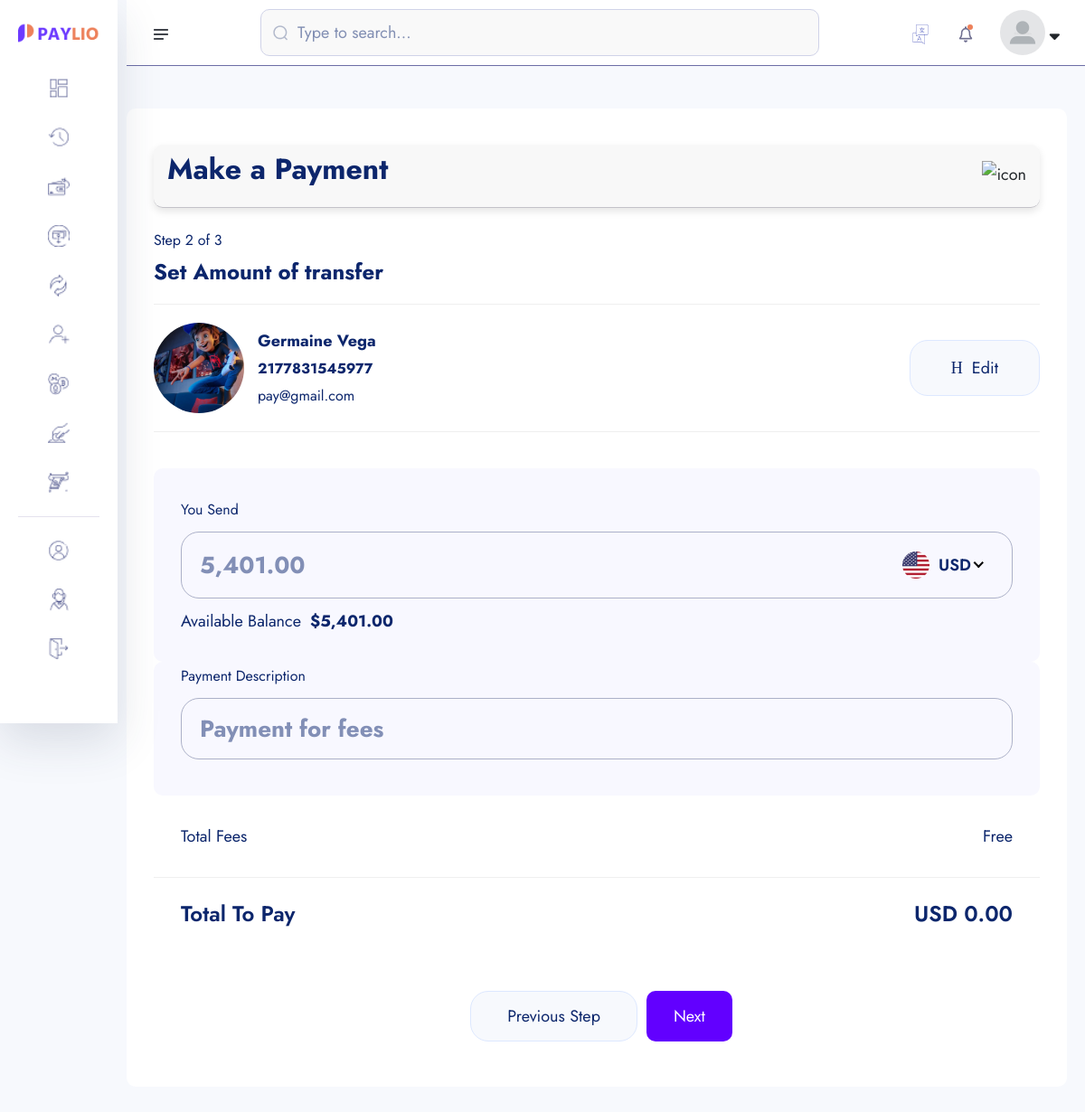
Page /amount-transfer/2177831545977/ (signed in) on the committed database.
### account/models.py (models this page shows, shortened)
class Account(models.Model):
    id = models.UUIDField(primary_key=True, unique=True, default=uuid.uuid4, editable=False)
    user =  models.OneToOneField(User, on_delete=models.CASCADE)
    account_balance = models.DecimalField(max_digits=12, decimal_places=2, default=0.00)
    account_number = ShortUUIDField(unique=True,length=10, max_length=25, prefix="217", alphabet="1234567890")
    account_id = ShortUUIDField(unique=True,length=7, max_length=25, prefix="DEX", alphabet="1234567890")
    pin_number = ShortUUIDField(unique=True,length=4, max_length=7, alphabet="1234567890") #2737
    red_code = ShortUUIDField(unique=True,length=10, max_length=20, alphabet="abcdefgh1234567890")
    account_status = models.CharField(max_length=100, choices=ACCOUNT_STATUS, default="in-active")
    date = models.DateTimeField(auto_now_add=True)
    kyc_submitted = models.BooleanField(default=False)
    kyc_confirmed = models.BooleanField(default=False)
    recommended_by = models.ForeignKey(User, on_delete=models.DO_NOTHING, blank=True, null=True, related_name="recommended_by")
    review = models.CharField(max_length=100, null=True, blank=True, default="Review")
    class Meta:
        ordering = ['-date']

class KYC(models.Model):
    id = models.UUIDField(primary_key=True, unique=True, default=uuid.uuid4, editable=False)
    user =  models.OneToOneField(User, on_delete=models.CASCADE)
    account =  models.OneToOneField(Account, on_delete=models.CASCADE, null=True, blank=True)
    full_name = models.CharField(max_length=1000)
    image = models.ImageField(upload_to="kyc", default="default.jpg")
    marrital_status = models.CharField(choices=MARITAL_STATUS, max_length=40)
    gender = models.CharField(choices=GENDER, max_length=40)
    identity_type = models.CharField(choices=IDENTITY_TYPE, max_length=140)
    identity_image = models.ImageField(upload_to="kyc", null=True, blank=True)
    date_of_birth = models.DateTimeField(auto_now_add=False)
    signature = models.ImageField(upload_to="kyc")
    country = models.CharField(max_length=100)
    state = models.CharField(max_length=100)
    city = models.CharField(max_length=100)
    mobile = models.CharField(max_length=1000)
    fax = models.CharField(max_length=1000)
    date = models.DateTimeField(auto_now_add=True)
    class Meta:
        ordering = ['-date']

### userauths/models.py (models this page shows, shortened)
class User(AbstractUser):
    username = models.CharField(max_length=255)
    email = models.EmailField(unique=True)
    is_staff = models.BooleanField(default=False)
    is_superuser = models.BooleanField(default=False)
    USERNAME_FIELD = "email"
    REQUIRED_FIELDS = ['username']

### core/transfer.py (the view)
# urls.py: path('amount-transfer/<account_number>/', transfer.amount_transfer, name='amount-transfer'),
def amount_transfer(request, account_number):
    try:
        account = Account.objects.get(account_number=account_number)
    except:
        messages.warning(request, "Account dosen't exist")
        return redirect("core:search-account")
    context = {
        "account": account,
    }
    return render(request, "transfer/amount_transfer.html", context)

### core/templates/transfer/amount_transfer.html (shortened to what this page needs)
{% extends "auth_base.html" %}
{% load static %}
{% load humanize %}
{% block content %}
    <section class="dashboard-section body-collapse pay step step-2">
        <div class="overlay pt-120">
            <div class="container-fruid">
                <div class="main-content">
                    <div class="head-area d-flex align-items-center justify-content-between">
                        <h4>Make a Payment</h4>
                        <div class="icon-area">
                            <img src="{% static 'assets1/images/icon/support-icon.png' %}" alt="icon">
                        </div>
                    </div>
                    <div class="choose-recipient">
                        <div class="step-area">
                            <span class="mdr">Step 2 of 3</span>
                            <h5>Set Amount of transfer</h5>
                        </div>
                        <div class="user-select">
                            <div class="single-user">
                                <div class="left d-flex align-items-center">
                                    <div class="img-area">
                                    <img src="{{ account.user.kyc.image.url }}" style="width: 100px; height: 100px; border-radius: 50%; object-fit: cover;"  alt="image">
                                </div>
                                <div class="text-area">
                                    <p>{{ account.user.kyc.full_name|title }}</p>
                                    <span class="mdr"><b>{{ account.account_number }}</b></span> <br>
                                    <span class="mdr">{{ account.user.email }}</span>
                                </div>
                                </div>
                                <div class="right">
                                    <a href="{% url 'core:search-account' %}">
                                        <i class="icon-h-edit"></i>
                                        Edit
                                    </a>
                                </div>
                            </div>
                        </div>
                    </div>
                    <form action="{% url 'core:amount-transfer-process' account.account_number %}" method="POST">
                        <div class="send-banance">
                            <span class="mdr">You Send</span>
                            <div class="input-area">
                                <input class="xxlr" onkeyup="CalculateBalance()" placeholder="{{ request.user.account.account_balance|intcomma }}" type="number" name='amount_send' id="amount_send">
                            </div>
                            <p>Available Balance<b>${{ request.user.account.account_balance|intcomma }}</b></p>
                        </div>
                        <div class="send-banance pt-0 mt-0">
                            <span class="mdr">Payment Description</span>
                            <div class="input-area">
                                <input class="xxlr" onkeyup="CalculateBalance()" placeholder="Payment for fees" type="text" name="description">
                            </div>
                        </div>
                        <ul class="total-fees">
                            <li>Total Fees</li>
                            <li>Free</li>
                        </ul>
                        <ul class="total-fees pay">
                            <li>
                                <h5>Total To Pay</h5>
                            </li>
                            <li>
                                <h5 id="total-to-pay">USD 0.00</h5>
                            </li>
                        </ul>
                        <div class="footer-area mt-40">
                            <a href="pay-step-1.html">Previous Step</a>
                            <button type="submit" style="padding: 10px 30px; border-radius: 10px; background: rgb(98, 0, 255); color: #fff;" class="active">Next</button>
                        </div>
                    </form>
                </div>
            </div>
        </div>
    </section>
{% endblock content %}

### templates/auth_base.html (style rules this page uses)
.head-area { display: flex; align-items: center; padding: 15px; background-color: #f8f8f8; border-radius: 10px; box-shadow: 0 4px 8px rgba(0, 0, 0, 0.1); margin: 10px 0; }

### rows in the picture
Account: user.kyc.image (picture), user.kyc.full_name "Germaine Vega", account_number "2177831545977", user.email "pay@gmail.com"
User: amount_send "5,401.00", user.account.account_balance "5,401.00"
